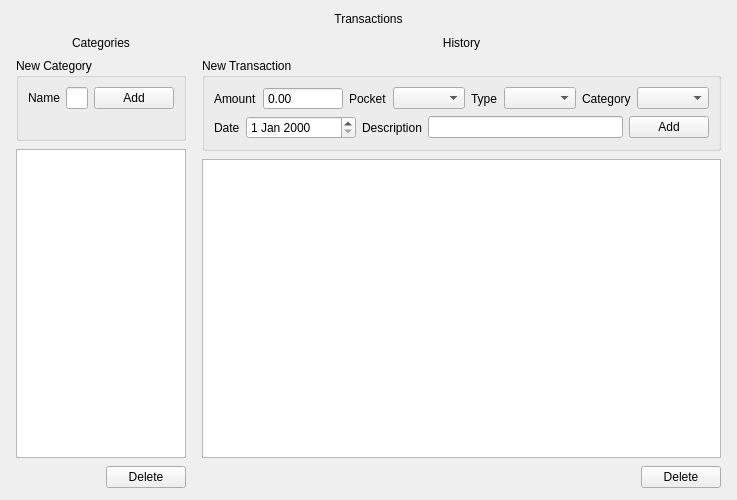
<?xml version="1.0" encoding="UTF-8"?>
<ui version="4.0">
 <class>TransactionsWidget</class>
 <widget class="QWidget" name="TransactionsWidget">
  <property name="geometry">
   <rect>
    <x>0</x>
    <y>0</y>
    <width>700</width>
    <height>500</height>
   </rect>
  </property>
  <property name="windowTitle">
   <string>Form</string>
  </property>
  <layout class="QVBoxLayout" name="mainLayout">
   <property name="leftMargin">
    <number>16</number>
   </property>
   <property name="topMargin">
    <number>12</number>
   </property>
   <property name="rightMargin">
    <number>16</number>
   </property>
   <property name="bottomMargin">
    <number>12</number>
   </property>
   <property name="spacing">
    <number>10</number>
   </property>
   <item>
    <widget class="QLabel" name="label">
     <property name="text">
      <string>Transactions</string>
     </property>
     <property name="alignment">
      <set>Qt::AlignmentFlag::AlignCenter</set>
     </property>
    </widget>
   </item>
   <item>
    <layout class="QHBoxLayout" name="contentLayout">
     <property name="spacing">
      <number>16</number>
     </property>
     <item>
      <layout class="QVBoxLayout" name="categoriesColumn">
       <property name="spacing">
        <number>8</number>
       </property>
       <item>
        <widget class="QLabel" name="label_2">
         <property name="text">
          <string>Categories</string>
         </property>
         <property name="alignment">
          <set>Qt::AlignmentFlag::AlignCenter</set>
         </property>
        </widget>
       </item>
       <item>
        <widget class="QGroupBox" name="groupBox">
         <property name="title">
          <string>New Category</string>
         </property>
         <layout class="QVBoxLayout" name="categoryGroupLayout">
          <property name="spacing">
           <number>6</number>
          </property>
          <item>
           <layout class="QHBoxLayout" name="categoryInputLayout">
            <property name="spacing">
             <number>6</number>
            </property>
            <item>
             <widget class="QLabel" name="label_3">
              <property name="text">
               <string>Name</string>
              </property>
             </widget>
            </item>
            <item>
             <widget class="QLineEdit" name="categoryNameInput">
              <property name="sizePolicy">
               <sizepolicy hsizetype="Expanding" vsizetype="Fixed">
                <horstretch>1</horstretch>
                <verstretch>0</verstretch>
               </sizepolicy>
              </property>
             </widget>
            </item>
            <item>
             <widget class="QPushButton" name="addCategoryButton">
              <property name="text">
               <string>Add</string>
              </property>
             </widget>
            </item>
           </layout>
          </item>
          <item>
           <widget class="QLabel" name="infoLabel">
            <property name="text">
             <string/>
            </property>
           </widget>
          </item>
         </layout>
        </widget>
       </item>
       <item>
        <widget class="QListWidget" name="categoriesList">
         <property name="sizePolicy">
          <sizepolicy hsizetype="Expanding" vsizetype="Expanding">
           <horstretch>0</horstretch>
           <verstretch>1</verstretch>
          </sizepolicy>
         </property>
        </widget>
       </item>
       <item>
        <layout class="QHBoxLayout" name="categoryButtonsLayout">
         <item>
          <spacer name="catButtonSpacer">
           <property name="orientation">
            <enum>Qt::Orientation::Horizontal</enum>
           </property>
           <property name="sizeHint" stdset="0">
            <size>
             <width>40</width>
             <height>20</height>
            </size>
           </property>
          </spacer>
         </item>
         <item>
          <widget class="QPushButton" name="deleteCategoryButton">
           <property name="text">
            <string>Delete</string>
           </property>
          </widget>
         </item>
        </layout>
       </item>
      </layout>
     </item>
     <item>
      <layout class="QVBoxLayout" name="transactionsColumn">
       <property name="spacing">
        <number>8</number>
       </property>
       <item>
        <widget class="QLabel" name="label_10">
         <property name="text">
          <string>History</string>
         </property>
         <property name="alignment">
          <set>Qt::AlignmentFlag::AlignCenter</set>
         </property>
        </widget>
       </item>
       <item>
        <widget class="QGroupBox" name="groupBox_2">
         <property name="title">
          <string>New Transaction</string>
         </property>
         <layout class="QVBoxLayout" name="transactionGroupLayout">
          <property name="spacing">
           <number>6</number>
          </property>
          <item>
           <layout class="QHBoxLayout" name="transRow1">
            <property name="spacing">
             <number>6</number>
            </property>
            <item>
             <widget class="QLabel" name="label_4">
              <property name="text">
               <string>Amount</string>
              </property>
             </widget>
            </item>
            <item>
             <widget class="QDoubleSpinBox" name="transactionAmountInput">
              <property name="minimumSize">
               <size>
                <width>80</width>
                <height>0</height>
               </size>
              </property>
              <property name="buttonSymbols">
               <enum>QAbstractSpinBox::ButtonSymbols::NoButtons</enum>
              </property>
             </widget>
            </item>
            <item>
             <widget class="QLabel" name="label_5">
              <property name="text">
               <string>Pocket</string>
              </property>
             </widget>
            </item>
            <item>
             <widget class="QComboBox" name="transactionPocketSelect">
              <property name="sizePolicy">
               <sizepolicy hsizetype="Expanding" vsizetype="Fixed">
                <horstretch>1</horstretch>
                <verstretch>0</verstretch>
               </sizepolicy>
              </property>
             </widget>
            </item>
            <item>
             <widget class="QLabel" name="label_6">
              <property name="text">
               <string>Type</string>
              </property>
             </widget>
            </item>
            <item>
             <widget class="QComboBox" name="transactionTypeSelect"/>
            </item>
            <item>
             <widget class="QLabel" name="label_8">
              <property name="text">
               <string>Category</string>
              </property>
             </widget>
            </item>
            <item>
             <widget class="QComboBox" name="transactionCategorySelect">
              <property name="sizePolicy">
               <sizepolicy hsizetype="Expanding" vsizetype="Fixed">
                <horstretch>1</horstretch>
                <verstretch>0</verstretch>
               </sizepolicy>
              </property>
             </widget>
            </item>
           </layout>
          </item>
          <item>
           <layout class="QHBoxLayout" name="transRow2">
            <property name="spacing">
             <number>6</number>
            </property>
            <item>
             <widget class="QLabel" name="label_7">
              <property name="text">
               <string>Date</string>
              </property>
             </widget>
            </item>
            <item>
             <widget class="QDateEdit" name="transactionDateInput">
              <property name="minimumSize">
               <size>
                <width>110</width>
                <height>0</height>
               </size>
              </property>
             </widget>
            </item>
            <item>
             <widget class="QLabel" name="label_9">
              <property name="text">
               <string>Description</string>
              </property>
             </widget>
            </item>
            <item>
             <widget class="QLineEdit" name="transactionDescriptionInput">
              <property name="sizePolicy">
               <sizepolicy hsizetype="Expanding" vsizetype="Fixed">
                <horstretch>1</horstretch>
                <verstretch>0</verstretch>
               </sizepolicy>
              </property>
             </widget>
            </item>
            <item>
             <widget class="QPushButton" name="addTransactionButton">
              <property name="text">
               <string>Add</string>
              </property>
             </widget>
            </item>
           </layout>
          </item>
         </layout>
        </widget>
       </item>
       <item>
        <widget class="QListWidget" name="transactionsList">
         <property name="sizePolicy">
          <sizepolicy hsizetype="Expanding" vsizetype="Expanding">
           <horstretch>0</horstretch>
           <verstretch>1</verstretch>
          </sizepolicy>
         </property>
        </widget>
       </item>
       <item>
        <layout class="QHBoxLayout" name="transButtonsLayout">
         <item>
          <spacer name="transButtonSpacer">
           <property name="orientation">
            <enum>Qt::Orientation::Horizontal</enum>
           </property>
           <property name="sizeHint" stdset="0">
            <size>
             <width>40</width>
             <height>20</height>
            </size>
           </property>
          </spacer>
         </item>
         <item>
          <widget class="QPushButton" name="deleteTransactionButton">
           <property name="text">
            <string>Delete</string>
           </property>
          </widget>
         </item>
        </layout>
       </item>
      </layout>
     </item>
    </layout>
   </item>
  </layout>
 </widget>
 <resources/>
 <connections/>
</ui>
